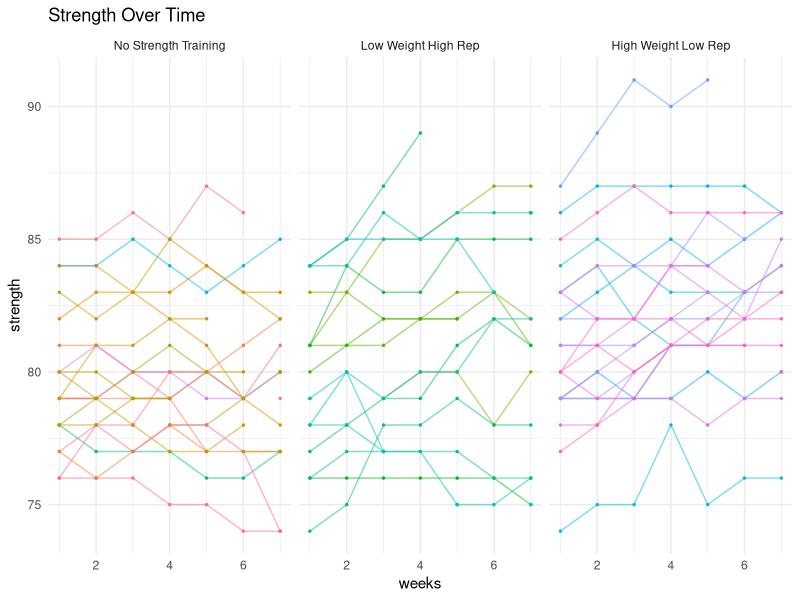
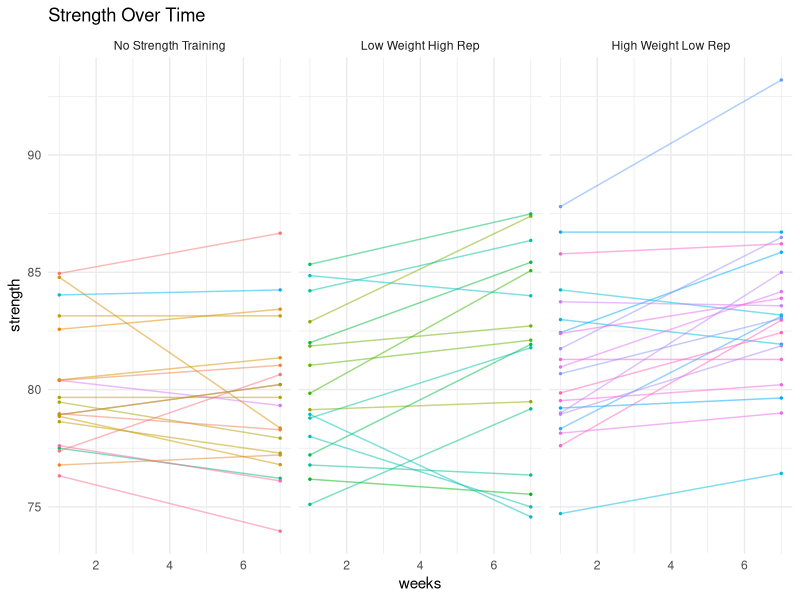

The R source for these figures, in order: (Note: this script raises an error after producing the figures.)
## ---- chunk 1
library(readr)
library(dplyr)
library(ggplot2)
library(data.table)
library(gridExtra)
## ---- chunk 2
strength    <- read_csv('../../data/strength.csv')
strength$id <- as.character(strength$id)
## ---- chunk 3
training_programs <- c('No Strength Training', 'Low Weight High Rep', 'High Weight Low Rep')

strength$tx[strength$tx==1] <- training_programs[1]
strength$tx[strength$tx==2] <- training_programs[2]
strength$tx[strength$tx==3] <- training_programs[3]

strength$tx <- as.factor(strength$tx)

strength$tx <- ordered(strength$tx, levels=training_programs)

strength %>%
  ggplot(aes(x=time, y=y, group=id)) +
  geom_line(aes(col=id), size=0.5, alpha=0.5) +
  geom_point(size=0.5, aes(col=id)) +
  ylab('strength') +
  xlab('weeks') +
  ggtitle('Strength Over Time') +
  facet_wrap(~tx) +
  theme_minimal() +
  theme(legend.position='none')
## ---- chunk 4
regressIndividual <- function(outcome, covariate) {
  model <- lm(outcome ~ covariate)
  coefs <- coef(model)
  
  min_x <- min(covariate, na.rm=TRUE)
  max_x <- max(covariate, na.rm=TRUE)
  predictions <- predict(model,
                         newdata=data.frame(covariate=c(min_x, max_x)))
  
  output <- c(coefs, predictions, min_x, max_x)
  names(output) <- c('intercept', 'slope', 'y1', 'y2', 'x1', 'x2')
  output
}

regressions <- lapply(unique(strength$id), function(x) {
  our_ix  <- which(strength$id==x)
  our_sub <- strength[our_ix,]
  regressIndividual(our_sub$y, our_sub$time)
})

names(regressions) <- unique(strength$id)

regressions_df <- data.frame(do.call(rbind, regressions))
regressions_df$id <- 1:nrow(regressions_df)

regressions_df <- merge(x=regressions_df,
      y=strength %>% select(id, tx) %>% distinct(),
      by='id')

regressions_df$id <- as.character(regressions_df$id)


regressions_df %>%
  ggplot() +
  geom_point(aes(x=x1, y=y1, col=id), size=0.5) +
  geom_point(aes(x=x2, y=y2, col=id), size=0.5) +
  geom_segment(aes(x=x1, xend=x2, y=y1, yend=y2, col=id), alpha=0.5) +
  ylab('strength') +
  xlab('weeks') +
  ggtitle('Strength Over Time') +
  facet_wrap(~tx) +
  theme_minimal() +
  theme(legend.position = 'none')
## ---- chunk 5
subset_3 <- strength %>% filter(tx=='High Weight Low Rep')

library(lme4)
lmm <- lmer(y ~ time + (1|id), data = subset_3)
summary(lmm)
## ---- chunk 6
# https://stackoverflow.com/questions/33763089/plotting-predicted-values-from-lmer-as-a-single-plot
library(effects)
# library(lme4)
# library(ggplot2)
# m1 <- lmer(price~depth*cut+(1|cut),diamonds)
ee <- Effect(c('id'), lmm) 

ggplot(as.data.frame(ee),
       aes(depth,fit,colour=cut,fill=cut))+
    geom_line()+
     ## colour=NA suppresses edges of the ribbon
    geom_ribbon(colour=NA,alpha=0.1,
                            aes(ymin=lower,ymax=upper))+
     ## add rug plot based on original data
        geom_rug(data=ee$data,aes(y=NULL),sides="b")
## ---- chunk 7
library(car)
car::Anova(lmm)
## ---- chunk 8
# https://bbolker.github.io/morelia_2018/notes/mixedlab.html
